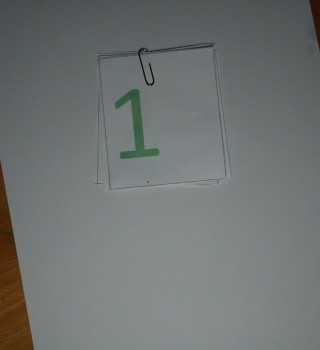
#> input picture images/temp.jpg, 320 x 350 px
$ python -i number_detector.py   (imports and definitions only)
#> lines starting #> are read from the running program, lines starting #| are printed output that depends on the picture; after the words box and inside, x2 and y2 are one past the last pixel; in counts of white or black regions, pixels touching at a corner belong together
import cv2

import numpy as np

track_window = None

def show_image(img: np.array, img_name: str = "Image"):
    cv2.imshow(img_name,img)
    cv2.waitKey(0)
    cv2.destroyAllWindows()
def color_segment(img):
    hsv_img = cv2.cvtColor(img, cv2.COLOR_BGR2HSV)

    # Definir el rango de verde claro en HSV
    # Aproximación: H para verde claro ~ 40-80, S alta (por ejemplo, 100-255) y V moderado a alto (50-255)
    lower_green = np.array([40, 30, 20])   # Rango inferior para verde muy oscuro (S y V más bajos)
    upper_green = np.array([80, 255, 255])  # Rango superior para verde claro a verde más oscuro


    # Crear la máscara para el verde claro
    green_mask = cv2.inRange(hsv_img, lower_green, upper_green)


    # Aplicar la máscara para obtener solo el segmento verde
    green_segmented = cv2.bitwise_and(img, img, mask=green_mask)

     # Definir un kernel para la dilatación (puede ser rectangular, elíptico, o cruzado)
    kernel = np.ones((8, 8), np.uint8)  # Un kernel de 5x5 de unos (puedes ajustarlo)

    # Aplicar dilatación para unir las áreas cercanas
    dilated_mask = cv2.dilate(green_mask, kernel, iterations=1)  # Puedes ajustar el número de iteraciones

    # Aplicar la máscara dilatada para obtener solo el segmento verde
    green_segmented = cv2.bitwise_and(img, img, mask=dilated_mask)

    return dilated_mask, green_segmented


def extract_number_from_image(green_mask: np.array, img: np.array) -> np.array:
    global track_window
    # Encontrar los contornos en la máscara roja
    contours, _ = cv2.findContours(green_mask, cv2.RETR_EXTERNAL, cv2.CHAIN_APPROX_SIMPLE)

    if contours:
        # Encontrar el contorno más grande, que debería corresponder al número
        largest_contour = max(contours, key=cv2.contourArea)

        # Obtener la caja delimitadora (bounding box) del contorno más grande
        x, y, w, h = cv2.boundingRect(largest_contour)


        ## SEGUIMIENTO
        track_window = (x, y, w, h)

        # Recortar la imagen usando la caja delimitadora
        cropped_img = img[y:y+h, x:x+w]
        return cv2.resize(cropped_img, (264,264), interpolation=cv2.INTER_LINEAR)
    else:
        # Si no se encuentra un contorno, devolver la imagen original
        return img


def detect_number(cropped_resized_img):
    '''Función para detectar número comparando los templates de las fotos'''
    digit_templates = [cv2.imread(f'../images/cropped_images/{i}.png', cv2.IMREAD_GRAYSCALE) for i in range(10)]
    cropped_resized_img = np.uint8(cropped_resized_img)
    digit_templates = [np.uint8(template) for template in digit_templates]
    cropped_resized_img = cv2.cvtColor(cropped_resized_img, cv2.COLOR_BGR2GRAY)
    best_match = None
    best_match_score = -1
    for i, template in enumerate(digit_templates):
        res = cv2.matchTemplate(cropped_resized_img, template, cv2.TM_CCOEFF_NORMED)
        min_val, max_val, min_loc, max_loc = cv2.minMaxLoc(res)
        # Si encontramos una coincidencia mejor que la anterior
        if max_val > best_match_score:
            best_match_score = max_val
            best_match = i
    return best_match


def make_detection():
    img = cv2.imread(f'../images/temp.jpg')
#> img is the input picture: shape (350, 320, 3); mean B, G, R 115.4, 116.1, 111.1
    img = cv2.resize(img, (264,264), interpolation=cv2.INTER_LINEAR)
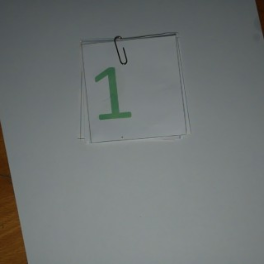
#> img: shape (264, 264, 3); mean B, G, R 115.3, 116, 111.1
    green_mask,green_segmented = color_segment(img)
#> in color_segment, `hsv_img = cv2.cvtColor(img, cv2.COLOR_BGR2HSV)`: hsv_img: shape (264, 264, 3); mean H, S, V 88.8, 21.3, 117.7
#> in color_segment, `green_mask = cv2.inRange(hsv_img, lower_green, upper_green)`:
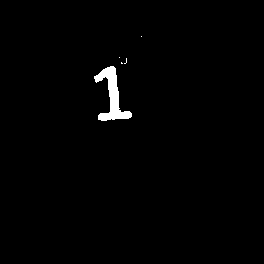
#> green_mask: shape (264, 264); 1.1% white; 5 white regions (4 under 20 px), largest, box (x1, y1, x2, y2) and area: (94, 66, 132, 121) 779
#> in color_segment, `dilated_mask = cv2.dilate(green_mask, kernel, iterations=1)`:
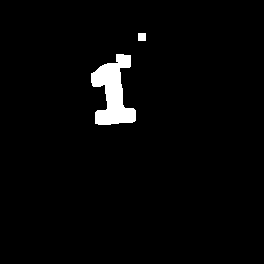
#> dilated_mask: shape (264, 264); 2.6% white; 2 white regions
#> in color_segment, `green_segmented = cv2.bitwise_and(img, img, mask=dilated_mask)`:
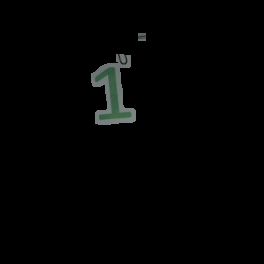
#> green_segmented: shape (264, 264, 3); mean B, G, R 2.7, 2.9, 2.5
    resized_image = extract_number_from_image(green_mask, img)
#> in extract_number_from_image, `contours, _ = cv2.findContours(green_mask, cv2.RETR_EXTERNAL, cv2.CHAI..`: contours = 2 contours; box (x1, y1, x2, y2) and area: (91, 54, 136, 125) 1658, (138, 33, 146, 41) 49
#> in extract_number_from_image, `largest_contour = max(contours, key=cv2.contourArea)`: largest_contour = contour of 64 points, box (x1, y1, x2, y2) (91, 54, 136, 125), area 1658
#> in extract_number_from_image, `x, y, w, h = cv2.boundingRect(largest_contour)`: x = 91; y = 54; w = 45; h = 71
#> in extract_number_from_image, `track_window = (x, y, w, h)`: track_window = (91, 54, 45, 71)
#> in extract_number_from_image, `cropped_img = img[y:y+h, x:x+w]`:
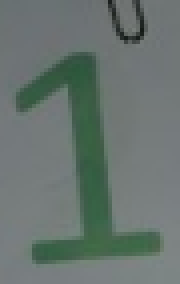
#> cropped_img: shape (71, 45, 3) (shown 4 times larger); mean B, G, R 111.3, 116, 104
#> in extract_number_from_image, `return cv2.resize(cropped_img, (264,264), interpolation=cv2.INTER_LINE..`:
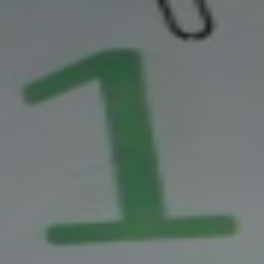
#> returned value: shape (264, 264, 3); mean of channels 0, 1, 2 111.2, 115.9, 103.9; drawn as B, G, R
    cv2.imwrite('../images/cropped.jpg', resized_image)
    detected = detect_number(resized_image)
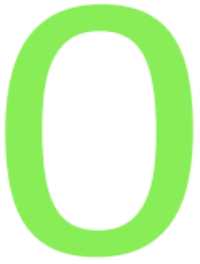
#> input picture images/cropped_images/0.png, 200 x 264 px
#> in detect_number, `digit_templates = [cv2.imread(f'../images/cropped_images/{i}.png', cv2..`: digit_templates = 10 items
    return detected

#> (the run stopped early here; a loop or call above may not have finished)
